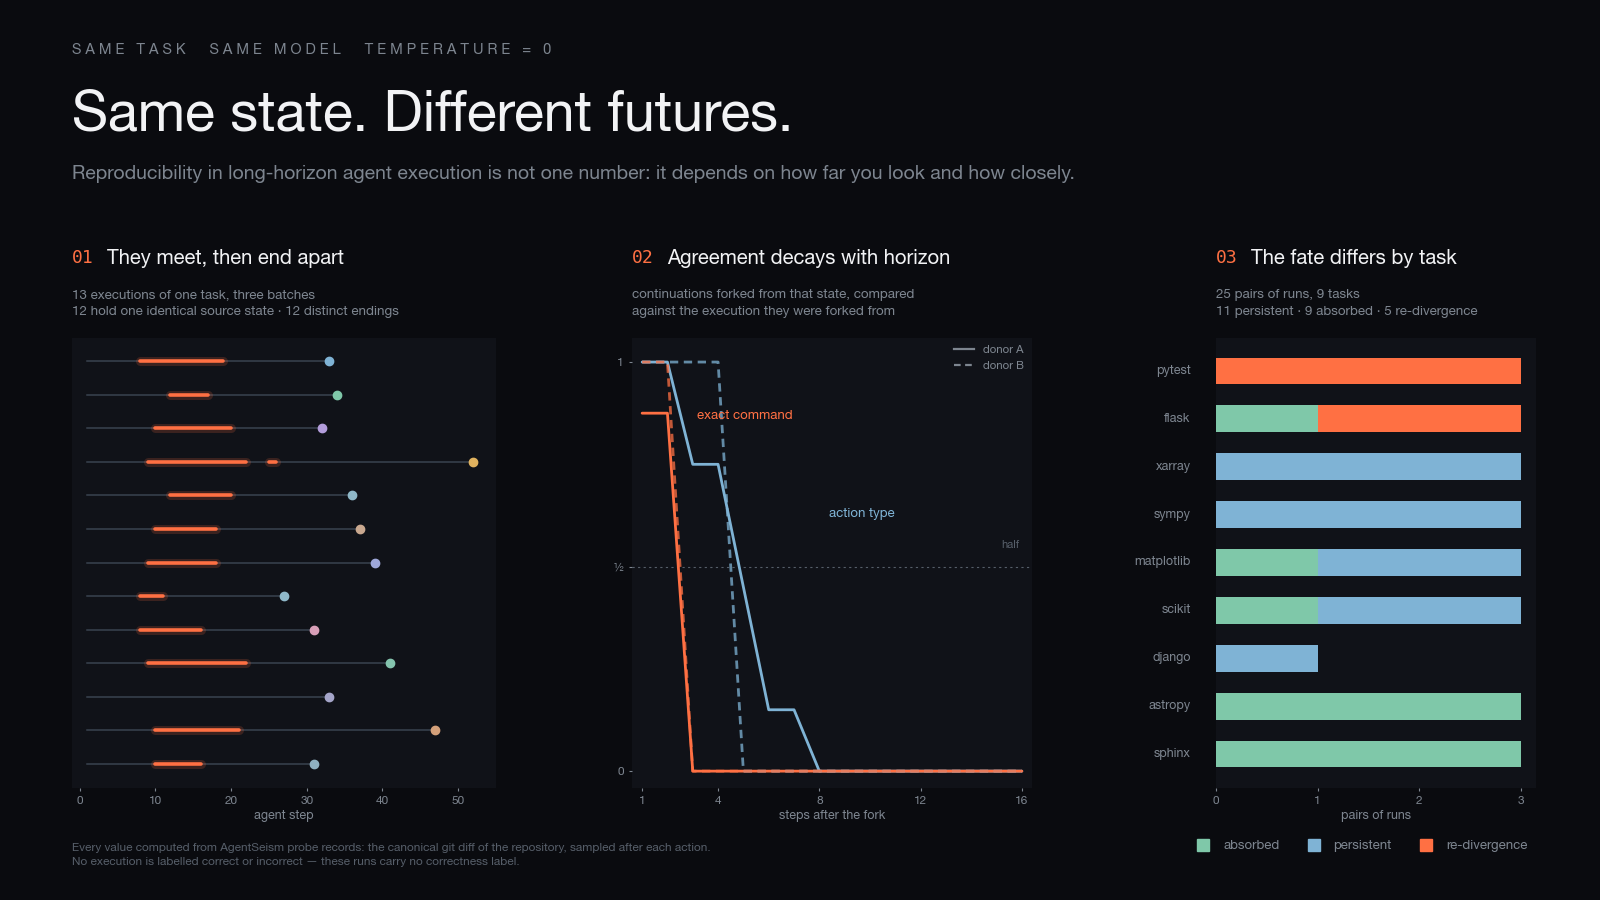

Recreate this plot in Python.
"""Cover as a research poster: three findings, all from recorded data.

The earlier covers were one idea each -- a slogan, then a single chart. This one
carries what the work actually found, because a cover for an engineering post is
read by people deciding whether the article has anything in it.

    left     one task, thirteen executions: they meet, they end apart
    middle   how fast agreement with a donor decays, by granularity
    right    across ten tasks, the fate of divergence differs by task

Every number is computed here from probe files and the frozen analysis modules,
not typed in. Nothing is marked correct or incorrect: these runs carry no
correctness label.
"""

from __future__ import annotations

import collections
import hashlib
import importlib.util
import itertools
import json
import os
import sys
from glob import glob
from pathlib import Path

import matplotlib
matplotlib.use("Agg")
import matplotlib.pyplot as plt
from matplotlib.lines import Line2D

ROOT = Path(__file__).resolve().parents[2]
RUNS = os.environ.get("RUNS_ROOT", "")
TASK = "pytest-dev__pytest-10051"
S = "400ed4047a8253a9cc7268069f079099484f0d279b7bd225a309da40609896c0"

BG = "#0a0b0f"
PANEL = "#101218"
LINE = "#39434f"
TEXT = "#f2f3f5"
MUTED = "#7d858f"
DIM = "#565e69"
ACCENT = "#ff7043"
BLUE = "#7fb3d5"
GREEN = "#7fc8a9"
ENDS = ["#7fb3d5", "#7fc8a9", "#b39ddb", "#e0b25f", "#8fb8c9", "#c9a88f",
        "#9fa8da", "#d99fb8", "#84c4ae", "#a5a5c9", "#d4a07a", "#8fb0c0"]
TOPO = {"absorbed": GREEN, "persistent": BLUE, "re-divergence": ACCENT}

for family in ("Helvetica Neue", "Helvetica", "Arial"):
    if any(family.lower() in f.name.lower() for f in matplotlib.font_manager.fontManager.ttflist):
        plt.rcParams["font.family"] = family
        break


def load_module(name, relative):
    spec = importlib.util.spec_from_file_location(name, ROOT / relative)
    module = importlib.util.module_from_spec(spec)
    spec.loader.exec_module(module)
    return module


def frame(ax, title, number, caption):
    ax.set_facecolor(PANEL)
    for side in ax.spines.values():
        side.set_visible(False)
    ax.tick_params(colors=MUTED, labelsize=8.5, length=2.5)
    box = ax.get_position()
    ax.figure.text(box.x0, box.y1 + 0.088, number, fontsize=13, color=ACCENT,
                   va="center", family="monospace")
    ax.figure.text(box.x0 + 0.022, box.y1 + 0.088, title, fontsize=14.5, color=TEXT,
                   va="center")
    # Captions are wrapped by hand rather than by width: at this panel pitch an
    # unwrapped line runs into the next panel's title, and the right-hand one
    # runs off the canvas entirely.
    ax.figure.text(box.x0, box.y1 + 0.038, caption, fontsize=9.6, color=MUTED,
                   va="center", linespacing=1.55)


def panel_attractor(ax):
    runs = []
    for directory in ("exp1", "h2_phase_a", "h2_phase_a1"):
        for path in sorted(glob(f"{RUNS}/{directory}/{TASK}__r*.probe.jsonl")):
            runs.append([json.loads(line) for line in open(path)])
    finals = list(dict.fromkeys(s[-1]["tracked_diff_hash"] for s in runs))
    colour = {h: ENDS[i % len(ENDS)] for i, h in enumerate(finals)}
    reached = sum(1 for s in runs if any(x["tracked_diff_hash"] == S for x in s))

    for index, steps in enumerate(runs):
        y = len(runs) - index
        ax.plot([1, len(steps)], [y, y], color=LINE, lw=1.1, zorder=1)
        spans, start = [], None
        for step in steps:
            here = step["tracked_diff_hash"] == S
            if here and start is None:
                start = step["step"]
            elif not here and start is not None:
                spans.append((start, step["step"] - 1)); start = None
        if start is not None:
            spans.append((start, steps[-1]["step"]))
        for a, b in spans:
            ax.plot([a, max(b, a + 0.5)], [y, y], color=ACCENT, lw=6.5, alpha=0.18,
                    solid_capstyle="round", zorder=2)
            ax.plot([a, max(b, a + 0.5)], [y, y], color=ACCENT, lw=2.6,
                    solid_capstyle="round", zorder=3)
        ax.plot(len(steps), y, "o", ms=6, color=colour[steps[-1]["tracked_diff_hash"]], zorder=4)

    ax.set_xlim(-1, max(len(s) for s in runs) + 3)
    ax.set_ylim(0.3, len(runs) + 0.7)
    ax.set_yticks([])
    ax.set_xlabel("agent step", fontsize=9, color=MUTED, labelpad=3)
    ax.spines["bottom"].set_visible(True)
    ax.spines["bottom"].set_color(LINE)
    return reached, len(runs), len(finals)


def panel_decay(ax):
    data = json.loads((ROOT / "paper/manifests/h3_pytest_exploratory.json").read_text())
    for arm, style, alpha in (("A", "-", 1.0), ("B", (0, (3, 2)), 0.75)):
        for grain, colour in (("signature", BLUE), ("command", ACCENT)):
            points = [p for p in data["censored"][arm]["points"][grain]
                      if p["survival"] is not None and p["h"] <= 16]
            ax.plot([p["h"] for p in points], [p["survival"] for p in points],
                    ls=style, color=colour, lw=2.0, alpha=alpha, solid_capstyle="round")
    ax.set_xlim(0.6, 16.4)
    ax.set_ylim(-0.04, 1.06)
    ax.set_yticks([0, 0.5, 1.0])
    ax.set_yticklabels(["0", "½", "1"])
    ax.set_xticks([1, 4, 8, 12, 16])
    ax.set_xlabel("steps after the fork", fontsize=9, color=MUTED, labelpad=3)
    ax.axhline(0.5, color=DIM, lw=0.8, ls=(0, (2, 3)), zorder=0)
    ax.text(15.9, 0.545, "half", fontsize=8, color=DIM, ha="right")
    ax.text(3.15, 0.86, "exact command", fontsize=9.5, color=ACCENT)
    ax.text(8.4, 0.62, "action type", fontsize=9.5, color=BLUE)
    ax.legend(handles=[Line2D([], [], color=MUTED, lw=1.6, label="donor A"),
                       Line2D([], [], color=MUTED, lw=1.6, ls=(0, (3, 2)), label="donor B")],
              loc="upper right", frameon=False, fontsize=8.2, labelcolor=MUTED,
              handlelength=1.8, borderaxespad=0.3)


def panel_topology(ax):
    divergence = load_module("divergence_mod", "experiments/coding/divergence.py")
    runs = divergence.load(f"{RUNS}/exp1")
    counts = {}
    for task in sorted(runs):
        usable = [r for r in sorted(runs[task]) if runs[task][r]["exit"] == "Submitted"]
        if len(usable) < 2:
            continue
        labels = collections.Counter(
            divergence.classify(runs[task][x], runs[task][y])["topology"]
            for x, y in itertools.combinations(usable, 2))
        counts[task.split("__")[-1].split("-")[0]] = labels

    order = sorted(counts, key=lambda t: (-counts[t].get("re-divergence", 0),
                                          -counts[t].get("persistent", 0)))
    for index, task in enumerate(order):
        y = len(order) - index
        left = 0
        for name, colour in TOPO.items():
            width = counts[task].get(name, 0)
            if width:
                ax.barh(y, width, left=left, height=0.56, color=colour, zorder=2)
                left += width
        ax.text(-0.25, y, task, ha="right", va="center", fontsize=9, color=MUTED)
    ax.set_xlim(0, 3.15)
    ax.set_ylim(0.3, len(order) + 0.7)
    ax.set_yticks([])
    ax.set_xticks([0, 1, 2, 3])
    ax.set_xlabel("pairs of runs", fontsize=9, color=MUTED, labelpad=3)
    ax.spines["bottom"].set_visible(True)
    ax.spines["bottom"].set_color(LINE)
    total = collections.Counter()
    for c in counts.values():
        total.update(c)
    return total


def main() -> None:
    if not RUNS:
        sys.exit("set RUNS_ROOT")
    fig = plt.figure(figsize=(16, 9), dpi=100)
    fig.patch.set_facecolor(BG)

    top, height = 0.125, 0.50
    ax_a = fig.add_axes([0.045, top, 0.265, height])
    ax_b = fig.add_axes([0.395, top, 0.250, height])
    ax_c = fig.add_axes([0.760, top, 0.200, height])

    reached, n_runs, n_finals = panel_attractor(ax_a)
    panel_decay(ax_b)
    total = panel_topology(ax_c)

    frame(ax_a, "They meet, then end apart", "01",
          f"{n_runs} executions of one task, three batches\n"
          f"{reached} hold one identical source state · {n_finals} distinct endings")
    frame(ax_b, "Agreement decays with horizon", "02",
          "continuations forked from that state, compared\n"
          "against the execution they were forked from")
    frame(ax_c, "The fate differs by task", "03",
          f"{sum(total.values())} pairs of runs, 9 tasks\n"
          + " · ".join(f"{v} {k}" for k, v in total.most_common()))

    fig.text(0.045, 0.945, "S A M E   T A S K      S A M E   M O D E L      "
                           "T E M P E R A T U R E   =   0",
             fontsize=10.5, color=MUTED, va="center")
    fig.text(0.045, 0.872, "Same state. Different futures.",
             fontsize=40, color=TEXT, va="center")
    fig.text(0.045, 0.807,
             "Reproducibility in long-horizon agent execution is not one number: "
             "it depends on how far you look and how closely.",
             fontsize=14, color=MUTED, va="center")

    handles = [Line2D([], [], marker="s", ls="", ms=8, color=c, label=k)
               for k, c in TOPO.items()]
    fig.legend(handles=handles, loc="lower right", bbox_to_anchor=(0.962, 0.040),
               frameon=False, fontsize=9.5, labelcolor=MUTED, ncol=3,
               handletextpad=0.5, columnspacing=1.6)
    fig.text(0.045, 0.050,
             "Every value computed from AgentSeism probe records: the canonical git diff "
             "of the repository, sampled after each action.\nNo execution is labelled "
             "correct or incorrect — these runs carry no correctness label.",
             fontsize=8.5, color=DIM, va="center", linespacing=1.6)

    out = ROOT / "paper/figures"
    fig.savefig(out / "poster.png", dpi=100, facecolor=BG)
    fig.savefig(out / "poster.svg", format="svg", facecolor=BG)
    print(f"panel 1: {n_runs} runs, {reached} reach S, {n_finals} finals")
    print(f"panel 3: {dict(total)}")
    print("wrote paper/figures/poster.png (1600x900) and poster.svg")


if __name__ == "__main__":
    main()
